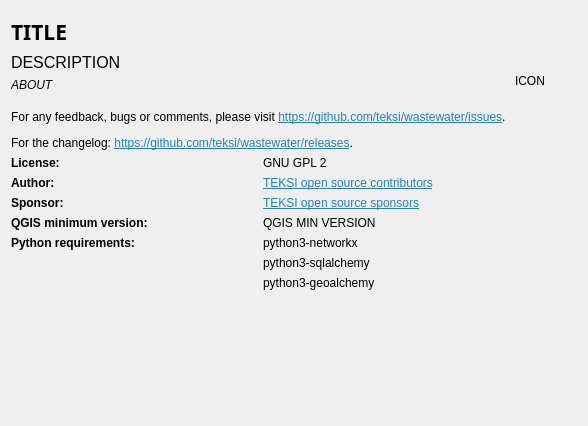
<?xml version="1.0" encoding="UTF-8"?>
<ui version="4.0">
 <class>AboutDialog</class>
 <widget class="QDialog" name="AboutDialog">
  <property name="geometry">
   <rect>
    <x>0</x>
    <y>0</y>
    <width>588</width>
    <height>426</height>
   </rect>
  </property>
  <property name="windowTitle">
   <string>Dialog</string>
  </property>
  <layout class="QGridLayout" name="gridLayout">
   <item row="6" column="0">
    <spacer name="verticalSpacer">
     <property name="orientation">
      <enum>Qt::Vertical</enum>
     </property>
     <property name="sizeHint" stdset="0">
      <size>
       <width>20</width>
       <height>40</height>
      </size>
     </property>
    </spacer>
   </item>
   <item row="1" column="0">
    <layout class="QVBoxLayout" name="verticalLayout">
     <item>
      <widget class="QLabel" name="titleLabel">
       <property name="font">
        <font>
         <family>Sans Serif</family>
         <pointsize>16</pointsize>
         <weight>75</weight>
         <bold>true</bold>
        </font>
       </property>
       <property name="text">
        <string>TITLE</string>
       </property>
      </widget>
     </item>
     <item>
      <widget class="QLabel" name="descriptionLabel">
       <property name="font">
        <font>
         <pointsize>12</pointsize>
        </font>
       </property>
       <property name="text">
        <string>DESCRIPTION</string>
       </property>
      </widget>
     </item>
     <item>
      <widget class="QLabel" name="aboutLabel">
       <property name="font">
        <font>
         <italic>true</italic>
        </font>
       </property>
       <property name="text">
        <string>ABOUT</string>
       </property>
       <property name="wordWrap">
        <bool>true</bool>
       </property>
      </widget>
     </item>
    </layout>
   </item>
   <item row="5" column="0">
    <layout class="QGridLayout" name="gridLayout_2">
     <item row="3" column="0">
      <widget class="QLabel" name="label_6">
       <property name="font">
        <font>
         <weight>75</weight>
         <bold>true</bold>
        </font>
       </property>
       <property name="text">
        <string>QGIS minimum version:</string>
       </property>
      </widget>
     </item>
     <item row="2" column="1">
      <widget class="QLabel" name="label_9">
       <property name="text">
        <string>&lt;html&gt;&lt;head/&gt;&lt;body&gt;&lt;p&gt;&lt;a href=&quot;https://github.com/teksi/Home/wiki/TEKSI-open-source-Community#sponsors&quot;&gt;&lt;span style=&quot; text-decoration: underline; color:#2980b9;&quot;&gt;TEKSI open source sponsors&lt;/span&gt;&lt;/a&gt;&lt;/p&gt;&lt;/body&gt;&lt;/html&gt;</string>
       </property>
       <property name="openExternalLinks">
        <bool>true</bool>
       </property>
      </widget>
     </item>
     <item row="3" column="1">
      <widget class="QLabel" name="qgisMinimumVersionLabel">
       <property name="text">
        <string>QGIS MIN VERSION</string>
       </property>
      </widget>
     </item>
     <item row="5" column="1">
      <widget class="QLabel" name="label_10">
       <property name="text">
        <string>python3-sqlalchemy</string>
       </property>
      </widget>
     </item>
     <item row="4" column="0">
      <widget class="QLabel" name="label_11">
       <property name="font">
        <font>
         <weight>75</weight>
         <bold>true</bold>
        </font>
       </property>
       <property name="text">
        <string>Python requirements:</string>
       </property>
      </widget>
     </item>
     <item row="2" column="0">
      <widget class="QLabel" name="label_5">
       <property name="font">
        <font>
         <weight>75</weight>
         <bold>true</bold>
        </font>
       </property>
       <property name="text">
        <string>Sponsor:</string>
       </property>
      </widget>
     </item>
     <item row="0" column="0">
      <widget class="QLabel" name="label_2">
       <property name="font">
        <font>
         <weight>75</weight>
         <bold>true</bold>
        </font>
       </property>
       <property name="text">
        <string>License:</string>
       </property>
      </widget>
     </item>
     <item row="4" column="1">
      <widget class="QLabel" name="label_3">
       <property name="text">
        <string>python3-networkx</string>
       </property>
      </widget>
     </item>
     <item row="1" column="0">
      <widget class="QLabel" name="label_4">
       <property name="font">
        <font>
         <weight>75</weight>
         <bold>true</bold>
        </font>
       </property>
       <property name="text">
        <string>Author:</string>
       </property>
      </widget>
     </item>
     <item row="0" column="1">
      <widget class="QLabel" name="label_7">
       <property name="text">
        <string>GNU GPL 2</string>
       </property>
      </widget>
     </item>
     <item row="1" column="1">
      <widget class="QLabel" name="label_8">
       <property name="text">
        <string>&lt;html&gt;&lt;head/&gt;&lt;body&gt;&lt;p&gt;&lt;a href=&quot;https://github.com/teksi/Home/wiki/TEKSI-open-source-Community#contributors&quot;&gt;&lt;span style=&quot; text-decoration: underline; color:#2980b9;&quot;&gt;TEKSI open source contributors&lt;/span&gt;&lt;/a&gt;&lt;/p&gt;&lt;/body&gt;&lt;/html&gt;</string>
       </property>
       <property name="openExternalLinks">
        <bool>true</bool>
       </property>
      </widget>
     </item>
     <item row="6" column="1">
      <widget class="QLabel" name="label_12">
       <property name="text">
        <string>python3-geoalchemy</string>
       </property>
      </widget>
     </item>
    </layout>
   </item>
   <item row="4" column="0">
    <widget class="QLabel" name="label">
     <property name="text">
      <string>&lt;html&gt;&lt;head/&gt;&lt;body&gt;&lt;p&gt;For any feedback, bugs or comments, please visit &lt;a href=&quot;https://github.com/teksi/wastewater/issues&quot;&gt;&lt;span style=&quot; text-decoration: underline; color:#2980b9;&quot;&gt;https://github.com/teksi/wastewater/issues&lt;/span&gt;&lt;/a&gt;. &lt;/p&gt;&lt;p&gt;For the changelog: &lt;a href=&quot;https://github.com/teksi/wastewater/releases&quot;&gt;&lt;span style=&quot; text-decoration: underline; color:#2980b9;&quot;&gt;https://github.com/teksi/wastewater/releases&lt;/span&gt;&lt;/a&gt;.&lt;/p&gt;&lt;/body&gt;&lt;/html&gt;</string>
     </property>
     <property name="openExternalLinks">
      <bool>true</bool>
     </property>
    </widget>
   </item>
   <item row="0" column="1" rowspan="5">
    <widget class="QLabel" name="iconLabel">
     <property name="text">
      <string>ICON</string>
     </property>
    </widget>
   </item>
  </layout>
 </widget>
 <resources/>
 <connections/>
</ui>
